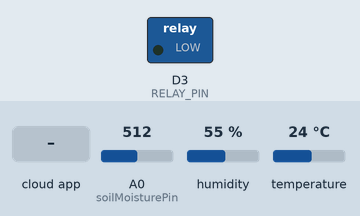
Bench run of a sketch on a simulated ESP8266 (NodeMCU). Parts: switched loads named in the sketch (green lamp = pin HIGH). Inputs (shaded band) come from the test bench; at power-on: A0 (soilMoisturePin) = 512, humidity 55 %, temperature 24 °C. WiFi joins after 1.5 s; servers stay silent unless stated; the Firebase database answers and starts empty; what the sketch prints to the serial monitor is not drawn.

Above: at 3.7 s.
3.8 s: the phone or cloud app sets control to 1
At 5.3 s:
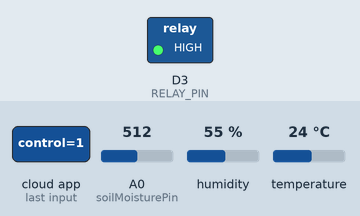
6.2 s: the phone or cloud app sets control to 0
At 7.4 s:
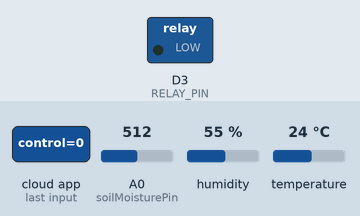
Timing chart, 0 to 9.2 s (numbered marks = the images above; inputs shaded):
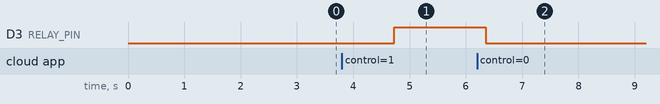

The sketch:

FirebaseRoom_ESP8266irrigateiq.ino
```cpp
#include <ESP8266WiFi.h>
#include <FirebaseArduino.h>
#include <DHT.h>

#define FIREBASE_HOST "irrigateiq-9fe90-default-rtdb.firebaseio.com"
#define FIREBASE_AUTH "QQSmwDTJeYIEHAHTcvoOUXTfXItYO6Bas3fiyxgI"
#define WIFI_SSID "DESKTOP"
#define WIFI_PASSWORD "ansh1234"

#define DHTPIN D1
#define DHTTYPE DHT11
#define RELAY_PIN D3  // Control pin (e.g., connected to a relay or LED)

DHT dht(DHTPIN, DHTTYPE);
int soilMoisturePin = A0;

void setup() {
  Serial.begin(9600);
  delay(1000);

  WiFi.begin(WIFI_SSID, WIFI_PASSWORD);
  Serial.print("Connecting to ");
  Serial.print(WIFI_SSID);

  while (WiFi.status() != WL_CONNECTED) {
    Serial.print(".");
    delay(500);
  }

  Serial.println();
  Serial.println("WiFi Connected");

  Firebase.begin(FIREBASE_HOST, FIREBASE_AUTH);
  dht.begin();

  pinMode(RELAY_PIN, OUTPUT);
  digitalWrite(RELAY_PIN, LOW); // Default OFF
}

void loop() {
  float humidity = dht.readHumidity();
  float temperature = dht.readTemperature();
  int soilMoisture = analogRead(soilMoisturePin);

  Serial.print("Temp: ");
  Serial.print(temperature);
  Serial.print("°C | Humidity: ");
  Serial.print(humidity);
  Serial.print("% | Soil Moisture: ");
  Serial.println(soilMoisture);

  // Send sensor data to Firebase
  Firebase.setFloat("/SensorData/temperature", temperature);
  Firebase.setFloat("/SensorData/humidity", humidity);
  Firebase.setInt("/SensorData/soil_moisture", soilMoisture);

  if (Firebase.failed()) {
    Serial.print("Firebase set failed: ");
    Serial.println(Firebase.error());
  } else {
    Serial.println("Firebase update successful!");
  }

  // --- Read control value from Firebase ---
  int controlValue = Firebase.getInt("/control");  // 1 = ON, 0 = OFF

  if (Firebase.failed()) {
    Serial.print("Firebase get failed: ");
    Serial.println(Firebase.error());
  } else {
    Serial.print("Control value from Firebase: ");
    Serial.println(controlValue);

    if (controlValue == 1) {
      digitalWrite(RELAY_PIN, HIGH);  // Turn ON
    } else {
      digitalWrite(RELAY_PIN, LOW);   // Turn OFF
    }
  }

  delay(1000);  // Delay 1 second
}
```

Measured:
- after the input at 3.8 s, D3 (RELAY_PIN): LOW → HIGH after 0.93 s
- after the input at 6.2 s, D3 (RELAY_PIN): HIGH → LOW after 0.15 s
